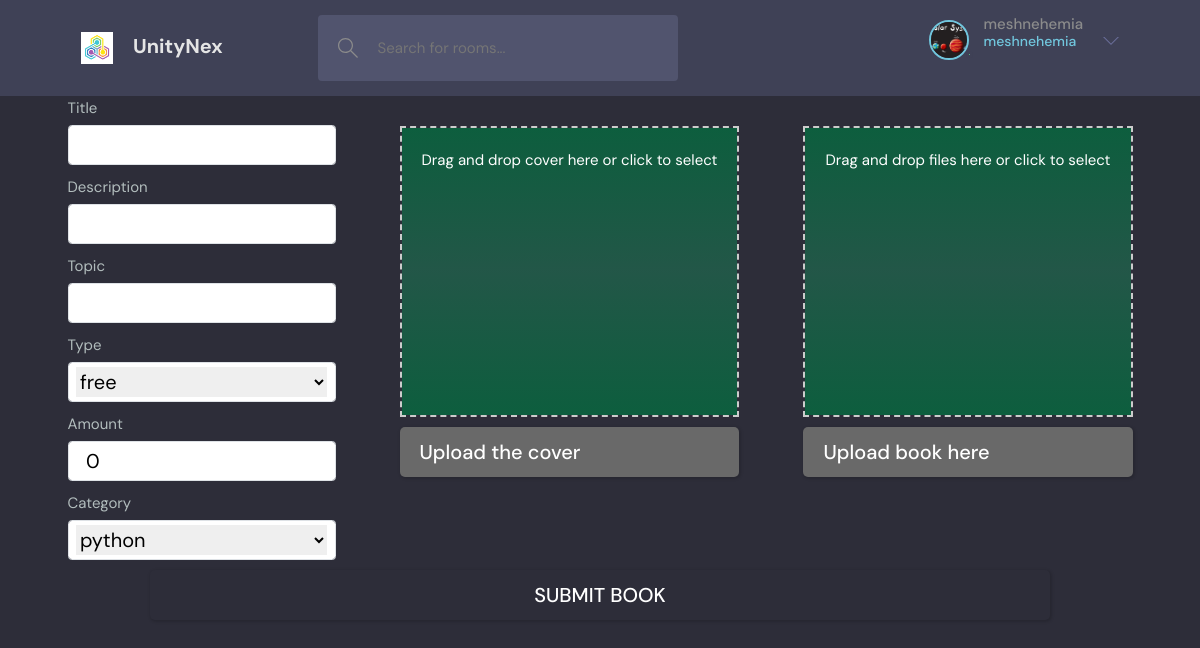
/library/uploadfile/ (signed in), run on the app's committed database.
### socialmedia/models.py (models this page shows)
class User(AbstractUser):
    name = models.CharField(max_length=200, null=True)
    email = models.EmailField(unique=True, null=True)
    bio = models.TextField(null=True)
    avator = models.ImageField(null=True, upload_to='profile/', default="profile/avatar.svg")
    USERNAME_FIELD = 'email'
    REQUIRED_FIELDS = []

### library/views.py (the view)
# urls.py: path('uploadfile/', views.bookupload, name='newBook'),
@login_required(login_url='login')
def bookupload(request):
    if request.method == 'POST':
        form = MainBooksForm(request.POST, request.FILES)
        if form.is_valid():
            if request.user.is_authenticated:
                category_name = form.cleaned_data['category']
                topic, created = Category.objects.get_or_create(category_name=category_name)
                MainBooks.objects.create(
                    title=form.cleaned_data['title'],
                    description=form.cleaned_data['description'],
                    topic=topic,
                    auther=request.user,
                    image=form.cleaned_data['image'],
                    book=form.cleaned_data['book'],
                    type=form.cleaned_data['type'],
                    amount=form.cleaned_data['amount'],
                    category=form.cleaned_data['category'],
                )
                return redirect('libraryhome')
            else:
                return render(request, 'socialmedia/login_register.html')
        else:
            print("Form is not valid. Please check the form data.")
            print(form.errors)
    else:
        form = MainBooksForm()
    context = {'form': form}
    return render(request, 'library/fileUpload.html', context)

### library/forms.py
class MainBooksForm(forms.ModelForm):
    class Meta:
        model = MainBooks
        fields = '__all__'
        exclude = ['auther']

### library/models.py (called while the page is built)
    def __str__(self):
        return self.category_name

### library/templates/library/fileUpload.html (shortened to what this page needs)
{% extends 'main.html' %}
{% load static %}
{% block head %}
    <link rel="stylesheet" href="{% static 'library/css/bookUpload.css' %}">
    <link rel="stylesheet" href="{% static 'css/bootstrap.min.css' %}">
{% endblock %}
{% block content %}
    <section>
        <form action="" method="POST" enctype="application/x-www-form-urlencoded">
            <div class="container d-flex justify-content-between">
                <div>
                    {% for formfield in form %}
                        {% if formfield.name != 'image' and formfield.name != 'book' %}
                            <div>
                                <label for="{{ formfield.name }}" class="form-label">{{ formfield.label }}</label>
                                <p class="form-control" style="font-size: 20px">{{ formfield }}</p>
                            </div>
                        {% endif %}
                    {% endfor %}
                </div>
                <div>
                    {% for formfield in form %}
                        {% if formfield.name == 'image' %}
                            <div class="d-flex justify-content-center align-items-center flex-column mt-5"
                                 style="height: 75%">
                                <div id="imageDropArea" class="drop-area"
                                     style="height:100%;background-image:linear-gradient(#0d5e3e,rgba(24,128,86,0.5),#0d5e3e),url('{% static "images/img.png" %}');background-repeat: no-repeat; background-size: cover;background-position: center">
                                    <p class="text-white">Drag and drop cover here or click to select</p>
                                </div>
                                <label for="{{ formfield.name }}" class="form-label btn btn-success mt-3 w-100 text-center" style="font-size: 20px; background-color: dimgrey;">Upload the cover</label>
                            </div>
                        {% endif %}
                    {% endfor %}
                </div>
                <div>
                    {% for formfield in form %}
                        {% if formfield.name == 'book' %}
                            <div class="d-flex justify-content-center align-items-center flex-column mt-5"
                                 style="height: 75%">
                                <div id="bookDropArea" class="drop-area"
                                     style="height:100%;background-image:linear-gradient(#0d5e3e,rgba(24,128,86,0.5),#0d5e3e),url('{% static "images/img.png" %}');background-repeat: no-repeat; background-size: cover;background-position: center">
                                    <p class="text-white">Drag and drop files here or click to select</p>
                                </div>
                                <label for="{{ formfield.name }}" class="form-label btn btn-success mt-3 w-100 text-center" style="font-size: 20px; background-color: dimgrey;">Upload book here</label>
                            </div>
                        {% endif %}
                    {% endfor %}
                </div>
            </div>
            <input type="submit" value="SUBMIT BOOK" class="btn btn-success text-center w-75 d-flex justify-content-center m-auto" style="font-size: 20px">
        </form>
    </section>
{% endblock %}

### templates/navbar.html (shortened to what this page needs)
{% load static %}
<header class="header header--loggedIn">
    <div class="container">
        <a href="{% url 'home' %}" class="header__logo">
            <img src="{% static 'images/icons/logo.png' %}"/>
            <h1>UnityNex</h1>
        </a>
        <form class="header__search" action="{% url 'home' %}" method="get">
            <label>
                <input type="text" name="q" placeholder="Search for rooms..."/>
            </label>
        </form>
        <nav class="header__menu">
            {% if request.user.is_authenticated %}
                <div class="header__user">
                    <a href="{% url 'user-profile' request.user.id %}">
                        <div class="avatar avatar--medium active">
                            <img src="{{ request.user.avator.url }}"/>
                        </div>
                        <p>{{ request.user.username }} <span>{{ request.user.username }}</span></p>
                    </a>
                    <button class="dropdown-button">
                        <svg version="1.1" xmlns="http://www.w3.org/2000/svg" width="32" height="32"
                             viewBox="0 0 32 32">
                            <title>chevron-down</title>
                            <path d="M16 21l-13-13h-3l16 16 16-16h-3l-13 13z"></path>
                        </svg>
                    </button>
                </div>
            {% else %}
                <a href="{% url 'login' %}">
                    <img src="{% static 'images/profilesImages/avatar.svg' %}"/>
                    <p>Login</p>
                </a>
            {% endif %}
        </nav>
    </div>
</header>

### static/library/css/bookUpload.css (style rules this page uses)
.drop-area { border: 2px dashed #ccc; padding: 20px; text-align: center; cursor: pointer; }
p { height: 40px; }
input { width: 100%; height: 100%; border: none; padding: 10px; font-size: 40px; outline: none; }
select { width: 100%; height: 100%; font-size: 40px; outline: none; border: none; }

### static/styles/style.css (style rules this page uses)
:root { --color-main: #71c6dd; --color-main-light: #e1f6fb; --color-dark: #3f4156; --color-dark-medium: #51546e; --color-dark-light: #696d97; --color-light: #e5e5e5; --color-gray: #8b8b8b; --color-light-gray: #b2bdbd; --color-bg: #2d2d39; --color-success: #5dd693; --color-error: #fc4b0b; }
* { font-family: "DM Sans", -apple-system, BlinkMacSystemFont, "Segoe UI", Roboto, Oxygen, Ubuntu, Cantarell, "Open Sans", "Helvetica Neue", sans-serif; margin: 0; padding: 0; box-sizing: border-box; text-rendering: optimizeLegibility; font-size: inherit; }
html { font-size: 56.25%; }
@media only screen and (min-width: 1200px) { html { font-size: 62.5%; } }
body { line-height: 1.6; font-weight: 400; font-size: 1.5rem; color: var(--color-light-gray); background-color: var(--color-bg); min-height: 100vh; }
img { width: 100%; }
a { display: inline-block; color: var(--color-main); text-decoration: none; }
.container { max-width: 120rem; width: 90%; margin: auto; }
.btn { background-color: transparent; border: none; display: inline-flex; align-items: center; gap: 1rem; cursor: pointer; transition: all ease-in-out 0.3s; padding: 1rem 2rem; border-radius: 5px; box-shadow: 1px 1px 3px 1px rgba(0, 0, 0, 0.15); font-weight: 500; }
.avatar { position: relative; display: inline-block; border-radius: 50%; border: 2px solid var(--color-main); }
.avatar img { display: block; border-radius: 50%; object-fit: cover; object-position: center; }
.avatar::after { content: ""; display: block; position: absolute; background-color: var(--color-gray); z-index: 111; border-radius: 50%; border: 0.3rem solid var(--color-dark); }
.avatar.active::after { background-color: var(--color-success); }
.avatar.avatar--medium img { width: 3.6rem; height: 3.6rem; border-radius: 50%; }
.avatar.avatar--medium:after { width: 0.7rem; height: 0.7rem; bottom: 0px; right: -6px; }
.header { padding: 1.5rem; background-color: var(--color-dark); }
.header > .container { display: flex; gap: 9.5rem; }
.header__logo, .header__user { display: flex; gap: 2rem; align-items: center; }
.header__logo > img { height: 3.2rem; width: 3.2rem; }
.header__logo > h1 { font-weight: 700; font-size: 2rem; color: var(--color-light); }
.header__search > label { background-color: var(--color-dark-medium); padding: 1.3rem 1rem; display: flex; align-items: center; gap: 1rem; border-radius: 4px; }
.header__search svg { fill: var(--color-gray); width: 2rem; height: 2rem; margin-left: 1rem; }
.header__search input { width: 30rem; background: transparent; border: none; outline: none; color: var(--color-light); }
.header__menu { margin-left: auto; position: relative; }
.header__menu a { display: flex; gap: 1.5rem; align-items: center; font-weight: 500; text-decoration: none; color: var(--color-gray); }
.header__menu img { height: 3.6rem; }
.header__menu p { line-height: 1.2; }
.header__menu span { color: var(--color-main); font-weight: 500; font-size: 1.4rem; display: block; }
.header__menu svg { width: 1.6rem; height: 1.6rem; fill: var(--color-dark-light); }
.dropdown-button { background: transparent; border: 0; outline: 0; cursor: pointer; }

### data on the page
User: user.avator (picture), user.username "meshnehemia"
